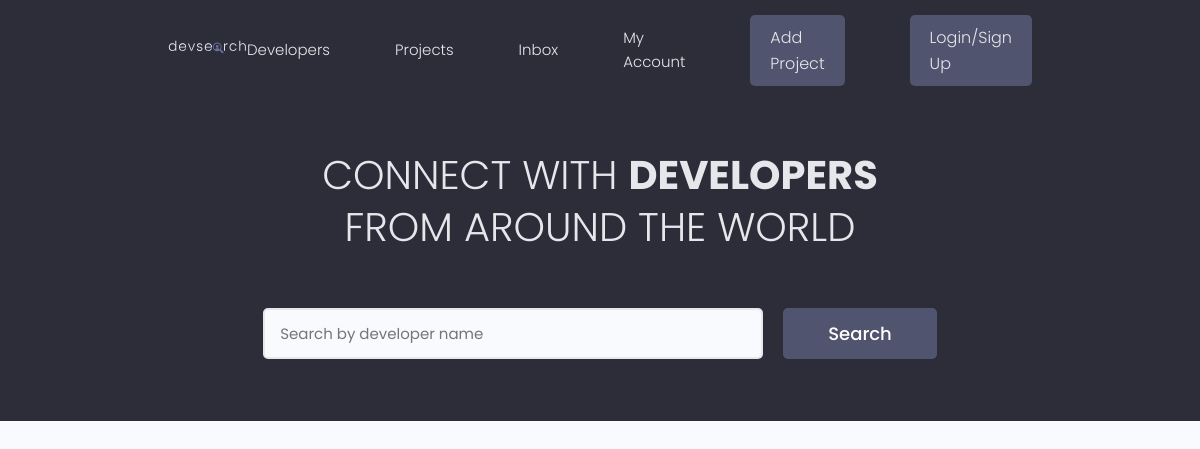
The app's page /, older data.
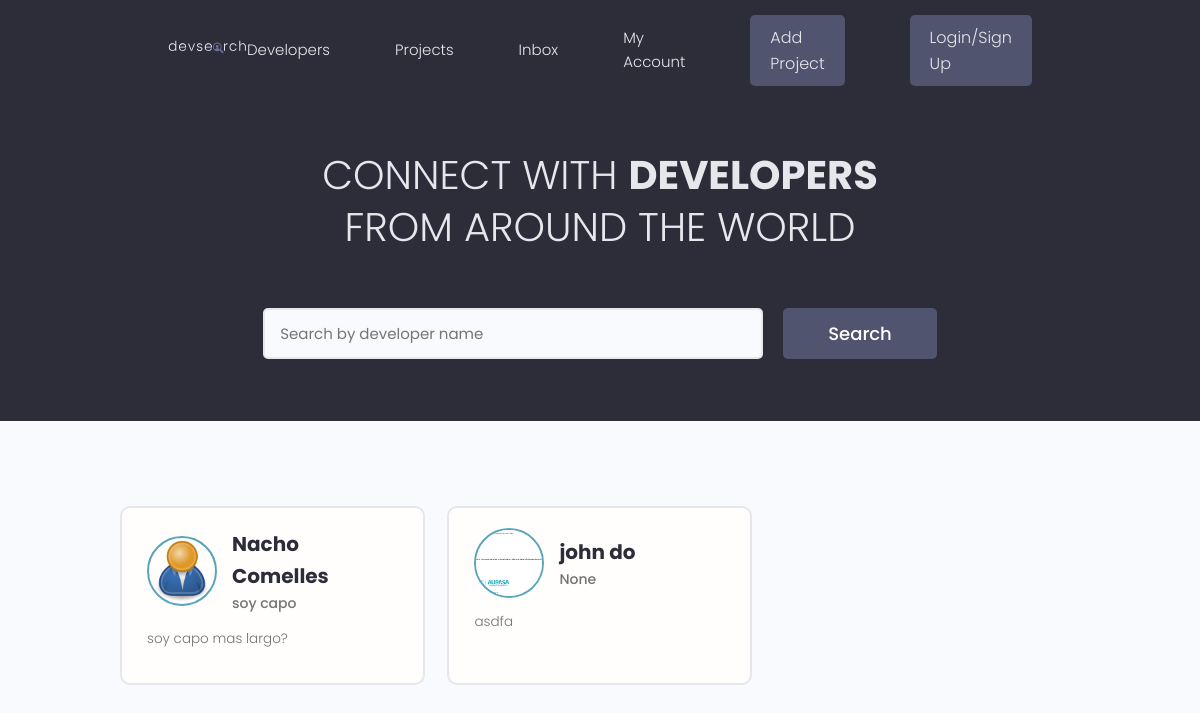
The same page, newer data.
### users/models.py (models this page shows, shortened)
class Profile(models.Model):
    user = models.OneToOneField(User, on_delete=models.CASCADE, null=True, blank=True)
    username = models.CharField(max_length=200, blank=True, null= True)
    location = models.CharField(max_length=200, blank=True, null= True)
    name = models.CharField(max_length=200, blank=True, null= True)
    email = models.EmailField(max_length=500, blank=True, null= True)
    short_intro = models.CharField(max_length=200, blank=True, null= True)
    bio = models.TextField(blank= True, null = True)
    profile_image = models.ImageField(null=True, blank=True, upload_to= 'profiles/', default='profiles/user-default.png')
    social_github = models.CharField(max_length=200, blank=True, null= True)
    social_linkedin = models.CharField(max_length=200, blank=True, null= True)
    social_twitter = models.CharField(max_length=200, blank=True, null= True)
    social_youtube = models.CharField(max_length=200, blank=True, null= True)
    social_website = models.CharField(max_length=200, blank=True, null= True)
    created = models.DateTimeField(auto_now_add=True) #crea TimeStamp automaticamente
    id = models.UUIDField(default=uuid.uuid4, unique=True, primary_key=True, editable=False)

### users/views.py (the view)
# urls.py: path('', views.profiles, name = 'profiles'),
def profiles(request):
    profiles = Profile.objects.all()
    context = {'profiles': profiles}
    return render(request, 'users/profiles.html', context)

### users/templates/users/profiles.html (shortened to what this page needs)
{% extends 'main.html' %}
{% block content %}
<main class="home">
    <section class="hero-section text-center">
      <div class="container container--narrow">
        <div class="hero-section__box">
          <h2>CONNECT WITH <span>DEVELOPERS</span></h2>
          <h2>FROM AROUND THE WORLD</h2>
        </div>
        <div class="hero-section__search">
          <form class="form" action="#" method="get">
            <div class="form__field">
              <input class="input input--text" id="formInput#search" type="text" name="text"
                placeholder="Search by developer name" />
            </div>
            <input class="btn btn--sub btn--lg" type="submit" value="Search" />
          </form>
        </div>
      </div>
    </section>
    <section class="devlist">
      <div class="container">
        <div class="grid grid--three">
            {% for profile in profiles%}
          <div class="column card">
            <div class="dev">
              <a href="{% url 'user-profile' profile.id %}" class="card__body">
                <div class="dev__profile">
                  <img class="avatar avatar--md" src="{{profile.profile_image.url}}" alt="image" />
                  <div class="dev__meta">
                    <h3>{{profile.name}}</h3>
                    <h5>{{profile.short_intro|slice:'60'}}</h5>
                  </div>
                </div>
                <p class="dev__info">{{profile.bio|slice:'150'}}</p>
              </a>
            </div>
          </div>
          {% endfor %}
        </div>
      </div>
    </section>
  </main>
</body>
{% endblock content %}

### templates/main.html (shortened to what this page needs)
<!DOCTYPE html>
{% load static %}
<html>
<head>
    <link rel="stylesheet" href="https://cdn.iconmonstr.com/1.3.0/css/iconmonstr-iconic-font.min.css" />
    <link rel="stylesheet" href="{% static 'uikit/styles/uikit.css' %}" />
    <link rel="stylesheet" href="{% static 'styles/app.css' %}" />
</head>
<body>
    {% include 'navbar.html' %}
    {% block content %}
    {% endblock content %}
</body>
</html>

### templates/navbar.html (shortened to what this page needs)
{% load static %}
<header class="header">
    <div class="container container--narrow">
      <a href="{% url 'profiles' %}" class="header__logo">
        <img src="{% static 'images/logo.svg' %}" alt="DevSearch Logo" />
      </a>
      <nav class="header__nav">
        <ul class="header__menu">
          <li class="header__menuItem"><a href="{% url 'profiles' %}">Developers</a></li>
          <li class="header__menuItem"><a href="{% url 'projects' %}">Projects</a></li>
          <li class="header__menuItem"><a href="">Inbox</a></li>
          <li class="header__menuItem"><a href="">My Account</a></li>
          <li class="header__menuItem"><a href="{% url 'create-project' %}" class="btn btn--sub">Add Project </a></li>
          <li class="header__menuItem"><a href="" class="btn btn--sub">Login/Sign Up</a></li>
        </ul>
      </nav>
    </div>
  </header>

### static/styles/app.css (style rules this page uses)
:root { --color-sub: #2d2d39; }
.btn--sub { background-color: var(--color-sub-light); }
.card { border: 2px solid var(--color-light); }
img { width: 100%; }
.header { position: sticky; z-index: 111; background-color: var(--color-sub); padding: 1.5rem 0; }
.header > .container { display: flex; justify-content: space-between; align-items: center; }
.header__logo > img { height: 3.8rem; }
.header__nav > ul { display: inline-flex; align-items: center; list-style: none; gap: 6.5rem; }
.header__menuItem > a { color: var(--color-light); font-weight: 300; }
.hero-section { height: 40vh; display: flex; align-items: center; background-color: var(--color-sub); }
.hero-section__box { margin-bottom: 4rem; }
.hero-section__box > h2, .hero-section__box > h2 > span { font-size: 4rem; color: var(--color-light); line-height: 1.3; text-transform: uppercase; }
.hero-section__box > h2 { font-weight: 300; }
.hero-section__box > h2 > span { font-weight: 700; }
.hero-section__search > .form { display: flex; align-items: center; justify-content: center; gap: 2rem; }
.hero-section__search > .form input.input--text { width: 50rem; }
.devlist { margin-top: 8rem; }
.devlist .grid { align-items: stretch; }
.devlist .dev .dev__profile { display: flex; align-items: center; gap: 1.5rem; }
.devlist .dev .dev__meta h3 { color: var(--color-sub); font-size: 2rem; font-weight: 700; }
.devlist .dev .dev__meta h5 { color: var(--color-text); font-size: 1.4rem; font-weight: 500; }
.devlist .dev .dev__info { margin: 1.5rem 0; font-size: 1.35rem; line-height: 1.4; text-align: justify; }

### static/uikit/styles/modules/_variables.css (style rules this page uses)
:root { --color-main: #5aa5b9; --color-main-light: #e6faff; --color-sub: #3f4156; --color-sub-light: #51546e; --color-sub-lighter: #ededfd; --color-text: #737373; --color-gray: #8b8b8b; --color-light: #e5e7eb; --color-light-gray: #767676; --color-bg: #f8fafd; --color-white: #fffefd; --color-white-light: #f3f3f3; --color-success: #359e64; --color-success-bg: #def8e8; --color-error: #fc4b0b; --color-error-bg: #fff2ee; --font-base: 'Poppins', arial, helvetica, 'Segoe UI', roboto, ubuntu, sans-serif; --font-monospace: 'Fira Code', 'Courier New', courier, monospace; --font-regular: 300; --font-medium: 500; --font-bold: 700; --generic-shadow: 1px 1px 5px #00000010; --generic-transition: all 0.3s ease-in-out; }

### static/uikit/styles/modules/_base.css (style rules this page uses)
* { margin: 0; padding: 0; box-sizing: border-box; text-rendering: optimizeLegibility; color: inherit; font-size: inherit; }
html { font-size: 50%; }
@media only screen and (min-width: 480px) { html { font-size: 56.25%; } }
@media only screen and (min-width: 1200px) { html { font-size: 62.5%; } }
body { line-height: 1.6; font-weight: 400; font-size: 1.5rem; color: var(--color-text); background-color: var(--color-bg); min-height: 100vh; }

### static/uikit/styles/modules/_typography.css (style rules this page uses)
* { font-family: var(--font-base); }
h2 { font-size: 3.6rem; font-weight: var(--font-bold); }
h3 { font-size: 3.2rem; font-weight: var(--font-medium); }
h5 { font-size: 2.4rem; font-weight: var(--font-medium); }
h5, h6 { font-weight: var(--font-regular); }
p, span, strong { font-size: 1.6rem; color: var(--color-text); font-weight: var(--font-regular); }
a { padding-bottom: 2px; text-decoration: none; display: inline-block; color: var(--color-main); font-weight: var(--font-medium); }

### static/uikit/styles/modules/_utilities.css (style rules this page uses)
.container { width: 92%; max-width: 165rem; margin: 0 auto; box-sizing: border-box; }
.container--narrow { width: 92%; max-width: 120rem; }
@media screen and (min-width: 1000px) { .container { width: 90%; } }
@media screen and (min-width: 1000px) { .container--narrow { width: 85%; } }
@media screen and (min-width: 1200px) { .container { width: 80%; } }
@media screen and (min-width: 1200px) { .container--narrow { width: 72%; } }
.text-center { text-align: center; }

### static/uikit/styles/modules/_avatar.css (style rules this page uses)
.avatar { border-radius: 50%; border: 2px solid var(--color-main); object-fit: cover; }
.avatar--md { height: 7rem; width: 7rem; }

### static/uikit/styles/modules/_button.css (style rules this page uses)
.btn { display: inline-block; position: relative; cursor: pointer; background-color: var(--color-light); font-weight: var(--font-medium); color: var(--color-sub); text-decoration: none; padding: 1rem 2rem; border-radius: 0.5rem; border: none; width: -webkit-fit-content; width: -moz-fit-content; width: fit-content; height: -webkit-fit-content; height: -moz-fit-content; height: fit-content; font-size: 1.6rem; outline-width: 0; outline-color: transparent; -webkit-backface-visibility: hidden; backface-visibility: hidden; transition: all 0.3s ease-in-out; }
.btn--sub { background-color: var(--color-sub); color: var(--color-white); }
.btn--lg { font-size: 1.8rem; padding: 1.2rem 4.5rem; }

Row changes from the older to the newer data that the page shows:
added Profile: profile_image (placeholder picture), name "Nacho Comelles", short_intro "soy capo", bio "soy capo mas largo?"
added Profile: profile_image (picture), name "john do", short_intro "None", bio "asdfa"
